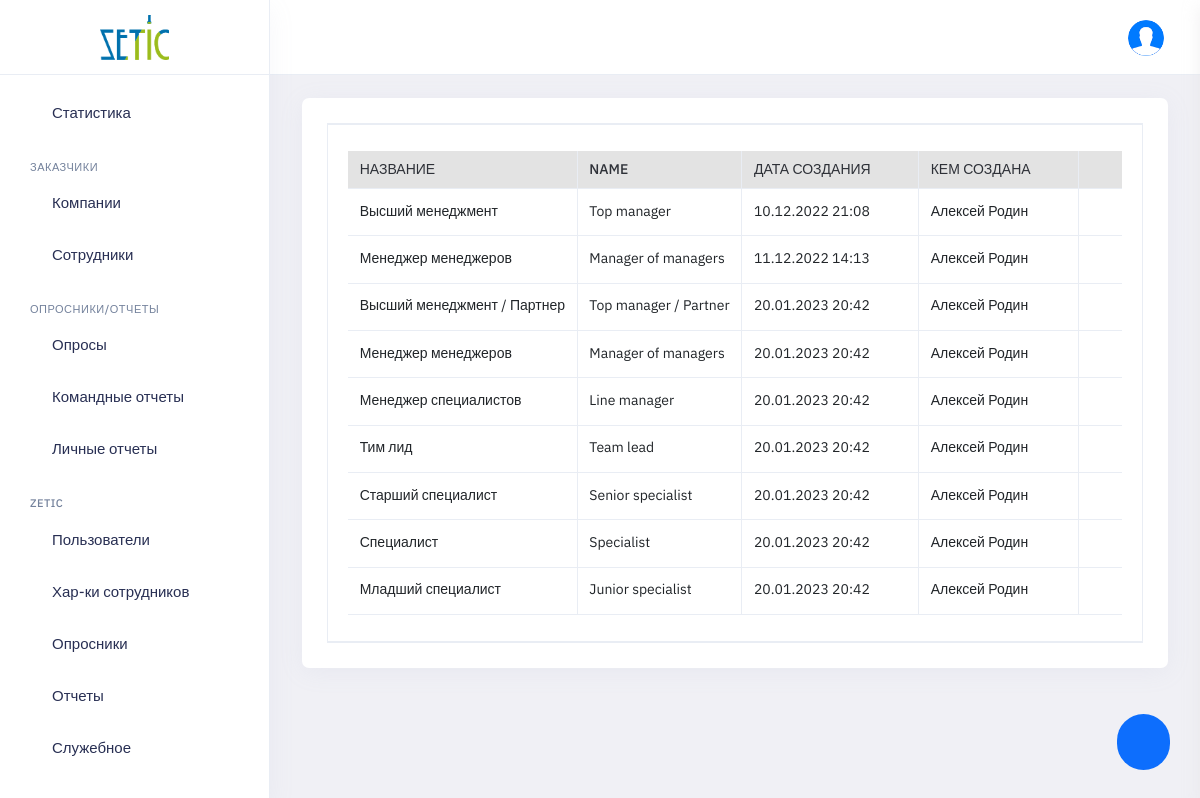
The app's page /panel/employees_positions_list (signed in) with its own data.
### pdf/models.py (models this page shows, shortened)
class EmployeePosition(models.Model):
    created_at = models.DateTimeField(auto_now_add=True, null=True, blank=True)
    created_by = models.ForeignKey(User, default=None, null=True, on_delete=models.PROTECT)
    name_ru = models.CharField(max_length=100, blank=True, null=True)
    name_en = models.CharField(max_length=100, blank=True, null=True)
    public_code = models.CharField(max_length=10, blank=True, null=True, default='')
    class Meta:
        verbose_name_plural = 'Должности участников'
        verbose_name = 'Должность участника'

### panel/company_parameter.py (the view)
# urls.py: path('employees_positions_list', panel_company_parameter.employees_positions_list, name='employees_positions_list'),
@login_required(redirect_field_name=None, login_url='/login/')
def employees_positions_list(request):
    context = info_common(request)
    context.update(
        {'employees_positions': EmployeePosition.objects.all()}
    )
    return render(request, 'panel_employees_positions_list.html', context)

### panel/views.py (called while the page is built)
@login_required(redirect_field_name=None, login_url='/login/')
def info_common(request):
    userprofile = UserProfile.objects.get(user=request.user)
    context = {
        'cur_userprofile': userprofile
    }
    if userprofile.role.name == 'Админ заказчика':
        employee = Employee.objects.get(user=request.user)
        if not employee.company_admin_active:
            logout(request)
            return 'logout'
        else:
            return context
    else:
        return context

### panel/templates/panel_employees_positions_list.html (shortened to what this page needs)
{% extends 'panel_base.html' %}
{% load static %}
    {% block content %}
        <div class="main-container container-fluid" id="main-container">
            <div class="page-header">
                <h1 class="page-title">Должности сотрудников</h1>
                <div>
                    <ol class="breadcrumb">
                        <li class="breadcrumb-item"><a href="javascript:void(0)">Home</a></li>
                        <li class="breadcrumb-item active" aria-current="page">Должности сотрудников</li>
                    </ol>
                </div>
            </div>
            <div class="row">
                <div class="col-lg-12 col-md-12 col-sm-12 col-xl-12">
                    <div class="row ">
                            <div class="col-md-12">
                                <div class="card">
                                    <div class="card-body">
                                        <div id="wizard1" role="application" class="wizard clearfix">
                                            <div class="content clearfix">
                                                <section id="wizard1-p-0" role="tabpanel" aria-labelledby="wizard1-h-0" class="body current" aria-hidden="false">
                                                    <div class="table-responsive">
                                                                <table class="table table-bordered text-nowrap border-bottom list-table dataTable no-footer" id="">
                                                                    <thead>
                                                                        <tr>
                                                                            <th class="wd-15p border-bottom-0 table-header">Название</th>
                                                                            <th class="wd-15p border-bottom-0 table-header">Name</th>
                                                                            <th class="wd-15p border-bottom-0 table-header">Дата создания</th>
                                                                            <th class="wd-15p border-bottom-0 table-header">Кем создана</th>
                                                                            <th class="wd-15p border-bottom-0 table-header"></th>
                                                                        </tr>
                                                                    </thead>
                                                                    <tbody id="wizard1-tbody-1">
                                                                    {% for employee_position in employees_positions %}
                                                                        <tr>
                                                                            <td class="name-ru">
                                                                                {{ employee_position.name_ru }}
                                                                            </td>
                                                                            <td class="name-en">
                                                                                {{ employee_position.name_en }}
                                                                            </td>
                                                                            <td>
                                                                                {{ employee_position.created_at|date:"d.m.Y H:i" }}
                                                                            </td>
                                                                            <td>
                                                                                {{ employee_position.created_by.first_name }}
                                                                            </td>
                                                                            <td>
                                                                                <div style="text-align: center;">
                                                                                    <i class="fe fe-more-vertical cursor-pointer" data-bs-toggle="dropdown" aria-expanded="false" style="font-size: 20px"></i>
                                                                                </div>
                                                                            </td>
                                                                        </tr>
                                                                    {% endfor %}
                                                                    </tbody>
                                                                </table>
                                                    </div>
                                                </section>
                                            </div>
                                    </div>
                                </div>
                            </div>
                        </div>
                    </div>
                </div>
            </div>
        </div>
        <button type="button" class="btn btn-primary float-button" id="add_position"><i class="fe fe-plus"></i></button>
    {% endblock %}

### login/static/login/css/custom.css (style rules this page uses)
.cursor-pointer { cursor: pointer!important; }
.table-header { background-color: #e3e3e3 !important; }

### static/panel/css/custom.css (style rules this page uses)
.float-button { font-size: 23px; border-radius: 30px; position: fixed; bottom: 30px; right: 30px; }

### records on screen
EmployeePosition: name_ru "Высший менеджмент", name_en "Top manager", created_at "10.12.2022 21:08", created_by.first_name "Алексей Родин"
EmployeePosition: name_ru "Менеджер менеджеров", name_en "Manager of managers", created_at "11.12.2022 14:13", created_by.first_name "Алексей Родин"
EmployeePosition: name_ru "Высший менеджмент / Партнер", name_en "Top manager / Partner", created_at "20.01.2023 20:42", created_by.first_name "Алексей Родин"
EmployeePosition: name_ru "Менеджер менеджеров", name_en "Manager of managers", created_at "20.01.2023 20:42", created_by.first_name "Алексей Родин"
EmployeePosition: name_ru "Менеджер специалистов", name_en "Line manager", created_at "20.01.2023 20:42", created_by.first_name "Алексей Родин"
EmployeePosition: name_ru "Тим лид", name_en "Team lead", created_at "20.01.2023 20:42", created_by.first_name "Алексей Родин"
EmployeePosition: name_ru "Старший специалист", name_en "Senior specialist", created_at "20.01.2023 20:42", created_by.first_name "Алексей Родин"
EmployeePosition: name_ru "Специалист", name_en "Specialist", created_at "20.01.2023 20:42", created_by.first_name "Алексей Родин"
EmployeePosition: name_ru "Младший специалист", name_en "Junior specialist", created_at "20.01.2023 20:42", created_by.first_name "Алексей Родин"
